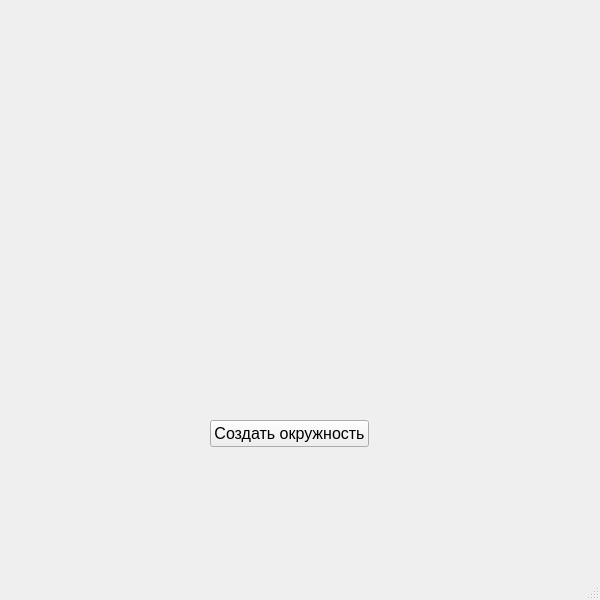
<?xml version="1.0" encoding="UTF-8"?>
<ui version="4.0">
 <class>MainWindow</class>
 <widget class="QMainWindow" name="MainWindow">
  <property name="geometry">
   <rect>
    <x>0</x>
    <y>0</y>
    <width>600</width>
    <height>600</height>
   </rect>
  </property>
  <property name="font">
   <font>
    <pointsize>12</pointsize>
   </font>
  </property>
  <property name="windowTitle">
   <string>Git и желтые окружности</string>
  </property>
  <widget class="QWidget" name="centralwidget">
   <widget class="QPushButton" name="createCircleButton">
    <property name="geometry">
     <rect>
      <x>210</x>
      <y>420</y>
      <width>159</width>
      <height>27</height>
     </rect>
    </property>
    <property name="text">
     <string>Создать окружность</string>
    </property>
   </widget>
  </widget>
  <widget class="QStatusBar" name="statusbar"/>
 </widget>
 <resources/>
 <connections/>
</ui>
